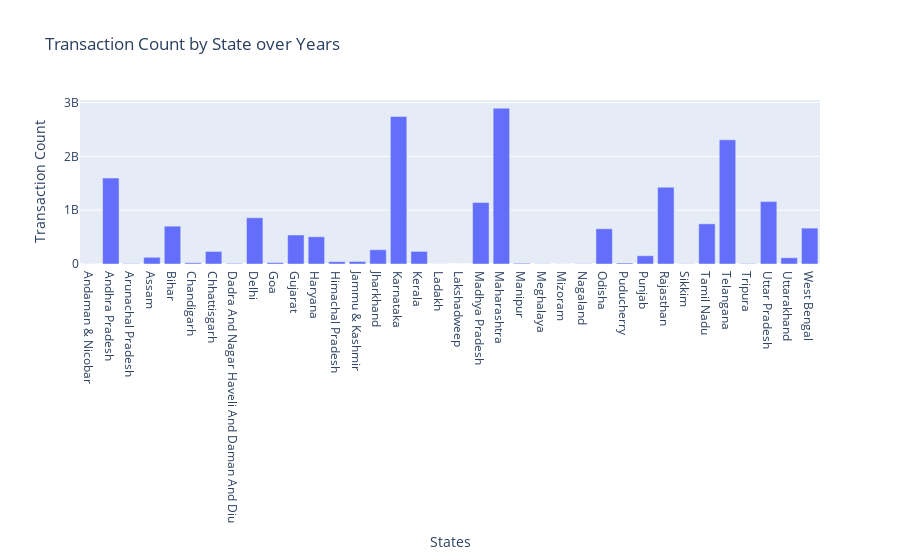

Notebook code for this chart:
### Code cell
fig = px.bar(ATS_M, x='States', y='Transaction_count', title='Transaction Count by State over Years')
fig.update_layout(xaxis_title='States', yaxis_title='Transaction Count')
fig.show()

### Figure 1 — Plotly figure (JSON) as saved in the notebook; plotly's stock layout.template omitted (floating-point values rounded to 4 significant figures)
{"data": [{"alignmentgroup": "True", "hovertemplate": "States=%{x}<br>Transaction_count=%{y}<extra></extra>", "legendgroup": "", "marker": {"color": "#636efa", "pattern": {"shape": ""}}, "name": "", "offsetgroup": "", "orientation": "v", "showlegend": false, "textposition": "auto", "type": "bar", "x": ["Andaman & Nicobar", "Andhra Pradesh", "Arunachal Pradesh", "Assam", "Bihar", "Chandigarh", "Chhattisgarh", "Dadra And Nagar Haveli And Daman And Diu", "Delhi", "Goa", "Gujarat", "Haryana", "Himachal Pradesh", "Jammu & Kashmir", "Jharkhand", "Karnataka", "Kerala", "Ladakh", "Lakshadweep", "Madhya Pradesh", "Maharashtra", "Manipur", "Meghalaya", "Mizoram", "Nagaland", "Odisha", "Puducherry", "Punjab", "Rajasthan", "Sikkim", "Tamil Nadu", "Telangana", "Tripura", "Uttar Pradesh", "Uttarakhand", "West Bengal"], "xaxis": "x", "y": [1672053, 1596801657, 7043359, 124469767, 703334157, 22936065, 233081289, 11336882, 858960235, 27598206, 538851693, 506080308, 43828962, 46967058, 265428552, 2739468515, 234359382, 1896305, 49309, 1141064596, 2895082288, 14018645, 4195164, 1755773, 5094963, 654572735, 18551355, 153834932, 1428114308, 4521842, 746228496, 2307316195, 7857745, 1159149994, 116012398, 666894037], "yaxis": "y"}], "layout": {"barmode": "relative", "legend": {"tracegroupgap": 0}, "title": {"text": "Transaction Count by State over Years"}, "xaxis": {"anchor": "y", "domain": [0, 1], "title": {"text": "States"}}, "yaxis": {"anchor": "x", "domain": [0, 1], "title": {"text": "Transaction Count"}}}}
